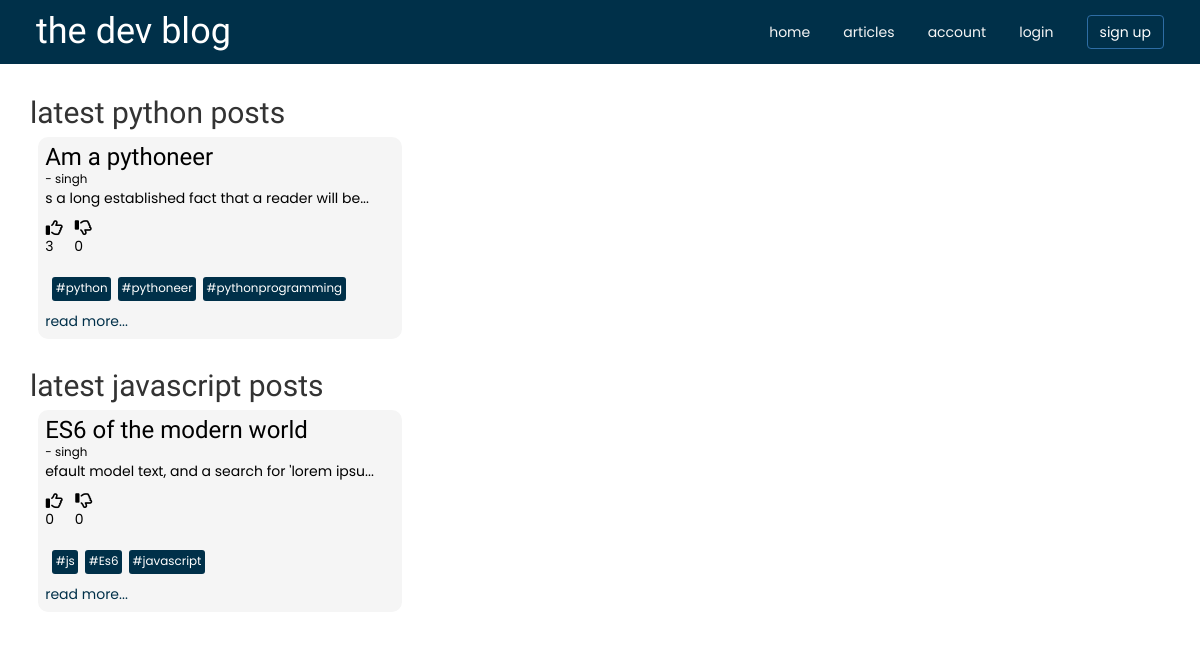
The page /articles on the database its author committed.
### app/models.py (models this page shows)
class Post(db.Model):
    __tablename__ = 'posts'
    id = db.Column(db.Integer, primary_key=True)
    title = db.Column(db.String(60), nullable=False)
    content = db.Column(db.Text, nullable=False)
    '''
    tags will actually be a list, but since we can't store lists in the database,
    we will serialize it and store it as a string and when we retrieve, we will
    deserialize it into a list
    '''
    tags = db.Column(db.String(200), nullable=False)
    upvotes = db.Column(db.Integer, nullable=False)
    downvotes = db.Column(db.Integer, nullable=False)
    user_id = db.Column(db.Integer, db.ForeignKey('users.id'))

class User(db.Model, UserMixin):
    __tablename__ = 'users'
    id = db.Column(db.Integer, primary_key=True)
    username = db.Column(db.String(30), nullable=False)
    email = db.Column(db.String(30), nullable=False)
    password = db.Column(db.String(100), nullable=False)
    posts = db.relationship('Post', backref='user', lazy=True)

### app/views.py (the view)
@app.route('/articles')
def get_articles():
    python_posts = Post.query.order_by(Post.id.desc()).limit(15).all()
    latest_python_posts = []
    python_posts_users = []
    for post in python_posts:
        post = Post(
            id=post.id,
            title=post.title,
            content=post.content,
            upvotes=post.upvotes,
            downvotes=post.downvotes,
            tags=post.tags,
            user_id=post.user_id
        )
        post.tags = ast.literal_eval(post.tags)
        print(post.tags)
        if 'python' in post.tags or 'pythonprogramming' in post.tags or 'pythoneer' in post.tags:
            print('its a python post')
            latest_python_posts.append(post)
            user = User.query.filter_by(id=post.user_id).first()
            python_posts_users.append(user)
    if len(latest_python_posts) > 3:
        latest_python_posts = latest_python_posts[:3]
        python_posts_users = python_posts_users[:3]
    js_posts = Post.query.order_by(Post.id.desc()).limit(15).all()
    latest_js_posts = []
    js_posts_users = []
    for post in js_posts:
        post = Post(
            id=post.id,
            title=post.title,
            content=post.content,
            upvotes=post.upvotes,
            downvotes=post.downvotes,
            tags=post.tags,
            user_id=post.user_id
        )
        post.tags = ast.literal_eval(post.tags)
        print(post.tags)
        if 'js' in post.tags or 'javascript' in post.tags or 'ES6' in post.tags:
            print('its a python post')
            latest_js_posts.append(post)
            user = User.query.filter_by(id=post.user_id).first()
            js_posts_users.append(user)
    if len(latest_js_posts) > 3:
        latest_js_posts = latest_js_posts[:3]
        js_posts_users = js_posts_users[:3]
    return render_template('articles.html', python_posts=latest_python_posts, python_posts_users=python_posts_users, js_posts=latest_js_posts, js_posts_users=js_posts_users)

### app/templates/articles.html (shortened to what this page needs)
{% extends 'layout.html' %}
{% import 'macros.html' as macro %}
{% block content %}
<main class="container">
    <section class="latest-posts">
        <h2>latest python posts</h2>
        <div class="posts-container">
            {% for post in python_posts %}
                {{ macro.render_article(post.id, post.title, python_posts_users[loop.index - 1].username, post.content, post.upvotes, post.downvotes, post.tags) }}
            {% endfor %}
        </div>
    </section>
    <section class="latest-posts">
        <h2>latest javascript posts</h2>
        <div class="posts-container">
            {% for post in js_posts %}
                {{ macro.render_article(post.id, post.title, js_posts_users[loop.index - 1].username, post.content, post.upvotes, post.downvotes, post.tags) }}
            {% endfor %}
        </div>
    </section>
</main>
{% endblock %}

### app/templates/macros.html (shortened to what this page needs)
{% macro  render_article(post_id, title, username, content, upvotes, downvotes, tags, deleteBtn='false') %}
<div class="card" id="post-{{ post_id }}">
    <h3>{{ title }}</h3>
    <small>- {{ username }}</small>
    <p>
       {{ content | truncate(50, True, '...') }}
    </p>
    <div class="vote-btns">
        <p>
            <i class="far fa-thumbs-up"></i>
            <span class="upvote-count">{{ upvotes }}</span>
        </p>
        <p>
            <i class="far fa-thumbs-down"></i>
            <span class="downvote-count">{{ downvotes }}</span>
        </p>
    </div>
    <div class="tags">
        {% for tag in tags %}
            <small>#{{ tag }}</small>
        {% endfor %}
    </div>
    <div class="see-more">
        <a href="/full-post/{{ post_id }}" >read more...</a>
    </div>
</div>
{% endmacro %}

### app/static/style.css (style rules this page uses)
:root { --header-font: 'Philosopher', sans-serif; --text-font: 'Poppins', sans-serif; --bg-color: #003049; }
* { margin: 0; padding: 0; box-sizing: border-box; font-family: var(--text-font); }
h1, h2, h3 { font-family: var(--header-font); margin: 0; }
a { color: var(--bg-color); }
main.container { margin-top: 8%; }
.latest-posts { margin-bottom: 2%; }
.posts-container { display: grid; grid-template-columns: repeat(3, 1fr); }
.card { padding: 2%; background-color: whitesmoke; border-radius: 10px; margin: 2%; color: black; }
.card .vote-btns { margin: 3% 0; display: flex; }
.vote-btns i { padding: 2%; font-size: 17px; cursor: pointer; }
.card .tags { display: flex; }
.tags small { padding: 1%; border-radius: 3px; color: white; margin-left: 2%; background-color: var(--bg-color); }
.see-more { padding-top: 3%; }
.see-more a { color: var(--bg-color); }

### rows shown on the page
Post: title "Am a pythoneer", content "s a long established fact that a reader will be...", upvotes "3", downvotes "0", tags "python" "pythoneer" "pythonprogramming"
User: username "singh"
Post: title "ES6 of the modern world", content "efault model text, and a search for 'lorem ipsu...", upvotes "0", downvotes "0", tags "js" "Es6" "javascript"
